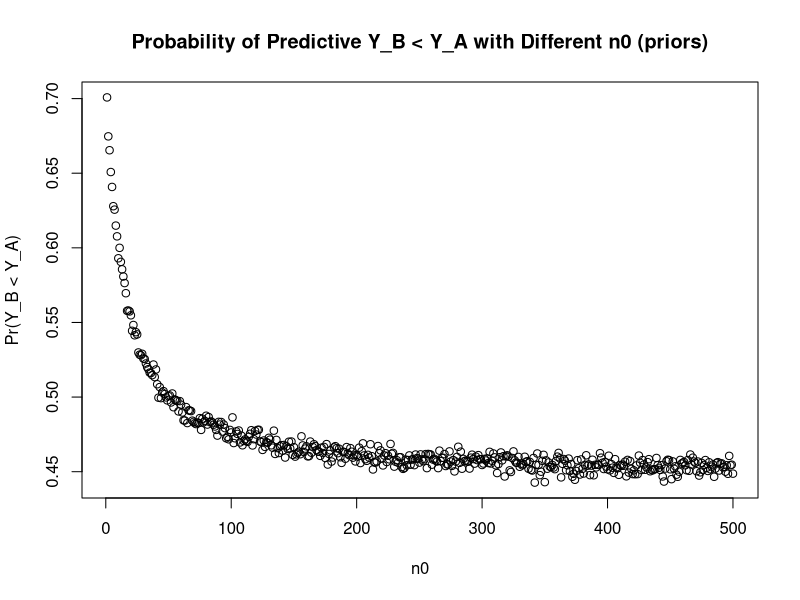
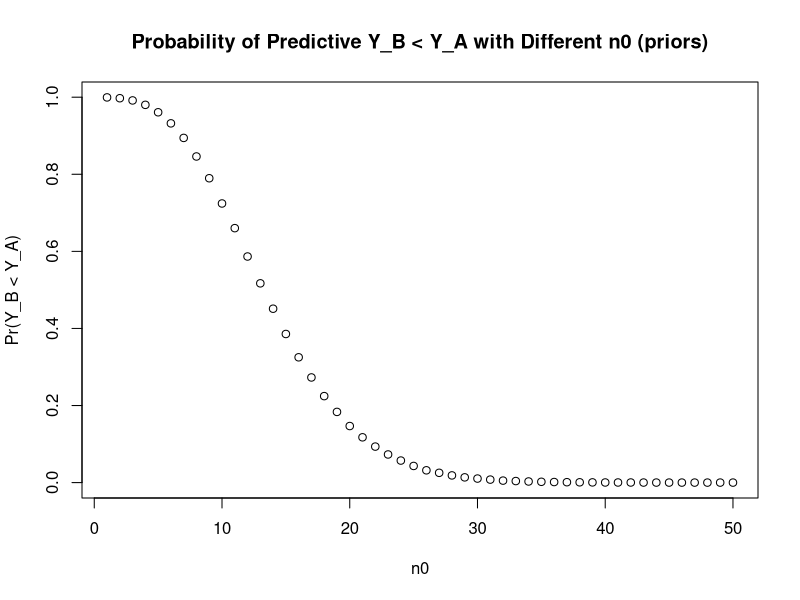

Write the R code that produced these figures, in order.
## ---- chunk 1
knitr::opts_chunk$set(echo = TRUE)
## ---- chunk 2
a1 <- 120 + 117
b1 <- 10 + 10
a2 <- 12 + 113
b2 <- 1 + 13
N <- 10000

theta_A <- rgamma(N, a1, b1)
theta_B <- rgamma(N, a2, b2)
pre_Y_A <- rpois(N, theta_A)
pre_Y_B <- rpois(N, theta_B)

Pr4 <- mean(pre_Y_B < pre_Y_A)
Pr4
## ---- chunk 3
N <- 10000

a1 <- 120 + 117
b1 <- 10 + 10
theta_A <- rgamma(N, a1, b1)
pre_Y_A <- rpois(N, theta_A)

Pr5 <- c()
for (n0 in seq(1, 500)) {
  a2 <- 12 * n0 + 113
  b2 <- n0 + 13
  theta_B <- rgamma(N, a2, b2)
  pre_Y_B <- rpois(N, theta_B)
  Pr5[n0] <- mean(pre_Y_B < pre_Y_A)
}

plot(seq(1, 500), Pr5, xlab = "n0", ylab = "Pr(Y_B < Y_A)",
     main = "Probability of Predictive Y_B < Y_A with Different n0 (priors)")
## ---- chunk 4
N <- 100000

n1 <- 237
p1 <- 20 / 21
pre_Y_A <- rnbinom(N, size = n1, prob = p1)

n0 <- seq(1, 50)
Pr4 <- c()
for (n in n0) {
  n2 <- 12 * n
  p2 <- 14 / 15
  pre_Y_B <- rnbinom(N, size = n2, prob = p2)
  Pr4[n] <- mean(pre_Y_B < pre_Y_A) 
}

plot(n0, Pr4, xlab = "n0", ylab = "Pr(Y_B < Y_A)",
     main = "Probability of Predictive Y_B < Y_A with Different n0 (priors)")
